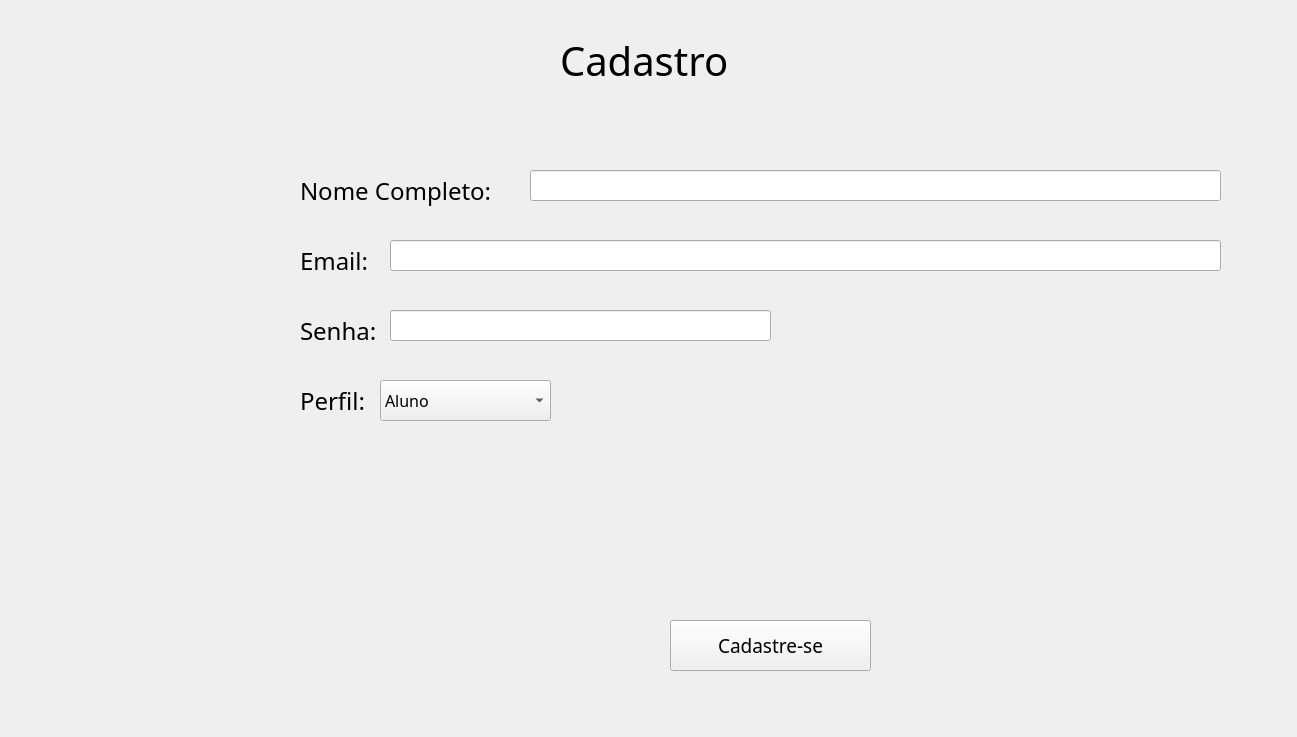
<?xml version="1.0" encoding="UTF-8"?>
<ui version="4.0">
 <class>Cadastro</class>
 <widget class="QWidget" name="Cadastro">
  <property name="geometry">
   <rect>
    <x>0</x>
    <y>0</y>
    <width>1297</width>
    <height>737</height>
   </rect>
  </property>
  <property name="sizePolicy">
   <sizepolicy hsizetype="Fixed" vsizetype="Fixed">
    <horstretch>0</horstretch>
    <verstretch>0</verstretch>
   </sizepolicy>
  </property>
  <property name="minimumSize">
   <size>
    <width>1297</width>
    <height>737</height>
   </size>
  </property>
  <property name="maximumSize">
   <size>
    <width>1297</width>
    <height>737</height>
   </size>
  </property>
  <property name="windowTitle">
   <string>Form</string>
  </property>
  <widget class="QLabel" name="faixa">
   <property name="geometry">
    <rect>
     <x>0</x>
     <y>0</y>
     <width>1297</width>
     <height>111</height>
    </rect>
   </property>
   <property name="minimumSize">
    <size>
     <width>5</width>
     <height>0</height>
    </size>
   </property>
   <property name="text">
    <string/>
   </property>
   <property name="pixmap">
    <pixmap>images_.qrc/fundofaixa.png</pixmap>
   </property>
   <property name="scaledContents">
    <bool>true</bool>
   </property>
  </widget>
  <widget class="QLabel" name="saudacao">
   <property name="geometry">
    <rect>
     <x>560</x>
     <y>20</y>
     <width>211</width>
     <height>81</height>
    </rect>
   </property>
   <property name="font">
    <font>
     <family>Biko</family>
     <pointsize>30</pointsize>
    </font>
   </property>
   <property name="text">
    <string>Cadastro</string>
   </property>
  </widget>
  <widget class="QLabel" name="label">
   <property name="geometry">
    <rect>
     <x>0</x>
     <y>110</y>
     <width>1301</width>
     <height>631</height>
    </rect>
   </property>
   <property name="text">
    <string/>
   </property>
   <property name="pixmap">
    <pixmap>images_.qrc/fundorea.png</pixmap>
   </property>
   <property name="scaledContents">
    <bool>true</bool>
   </property>
  </widget>
  <widget class="QLabel" name="label_2">
   <property name="geometry">
    <rect>
     <x>260</x>
     <y>110</y>
     <width>1041</width>
     <height>591</height>
    </rect>
   </property>
   <property name="autoFillBackground">
    <bool>true</bool>
   </property>
   <property name="text">
    <string/>
   </property>
  </widget>
  <widget class="QLabel" name="nome">
   <property name="geometry">
    <rect>
     <x>300</x>
     <y>170</y>
     <width>231</width>
     <height>41</height>
    </rect>
   </property>
   <property name="font">
    <font>
     <family>Biko</family>
     <pointsize>18</pointsize>
    </font>
   </property>
   <property name="text">
    <string>Nome Completo:</string>
   </property>
  </widget>
  <widget class="QLabel" name="email">
   <property name="geometry">
    <rect>
     <x>300</x>
     <y>240</y>
     <width>81</width>
     <height>41</height>
    </rect>
   </property>
   <property name="font">
    <font>
     <family>Biko</family>
     <pointsize>18</pointsize>
    </font>
   </property>
   <property name="text">
    <string>Email:</string>
   </property>
  </widget>
  <widget class="QLabel" name="senha">
   <property name="geometry">
    <rect>
     <x>300</x>
     <y>310</y>
     <width>91</width>
     <height>41</height>
    </rect>
   </property>
   <property name="font">
    <font>
     <family>Biko</family>
     <pointsize>18</pointsize>
    </font>
   </property>
   <property name="text">
    <string>Senha:</string>
   </property>
  </widget>
  <widget class="QLabel" name="perfil">
   <property name="geometry">
    <rect>
     <x>300</x>
     <y>380</y>
     <width>81</width>
     <height>41</height>
    </rect>
   </property>
   <property name="font">
    <font>
     <family>Biko</family>
     <pointsize>18</pointsize>
    </font>
   </property>
   <property name="text">
    <string>Perfil:</string>
   </property>
  </widget>
  <widget class="QLineEdit" name="txt_nome">
   <property name="geometry">
    <rect>
     <x>530</x>
     <y>170</y>
     <width>691</width>
     <height>31</height>
    </rect>
   </property>
  </widget>
  <widget class="QLineEdit" name="txt_email">
   <property name="geometry">
    <rect>
     <x>390</x>
     <y>240</y>
     <width>831</width>
     <height>31</height>
    </rect>
   </property>
  </widget>
  <widget class="QLineEdit" name="txt_senha">
   <property name="geometry">
    <rect>
     <x>390</x>
     <y>310</y>
     <width>381</width>
     <height>31</height>
    </rect>
   </property>
  </widget>
  <widget class="QComboBox" name="cb_perfil">
   <property name="geometry">
    <rect>
     <x>380</x>
     <y>380</y>
     <width>171</width>
     <height>41</height>
    </rect>
   </property>
   <property name="font">
    <font>
     <family>Biko</family>
     <pointsize>12</pointsize>
    </font>
   </property>
   <item>
    <property name="text">
     <string>Aluno</string>
    </property>
   </item>
   <item>
    <property name="text">
     <string>Professor</string>
    </property>
   </item>
  </widget>
  <widget class="QPushButton" name="btn_efetuarcadastro">
   <property name="geometry">
    <rect>
     <x>670</x>
     <y>620</y>
     <width>201</width>
     <height>51</height>
    </rect>
   </property>
   <property name="palette">
    <palette>
     <active>
      <colorrole role="Button">
       <brush brushstyle="SolidPattern">
        <color alpha="255">
         <red>240</red>
         <green>240</green>
         <blue>240</blue>
        </color>
       </brush>
      </colorrole>
      <colorrole role="Light">
       <brush brushstyle="SolidPattern">
        <color alpha="255">
         <red>255</red>
         <green>255</green>
         <blue>255</blue>
        </color>
       </brush>
      </colorrole>
      <colorrole role="BrightText">
       <brush brushstyle="SolidPattern">
        <color alpha="255">
         <red>255</red>
         <green>255</green>
         <blue>255</blue>
        </color>
       </brush>
      </colorrole>
      <colorrole role="ButtonText">
       <brush brushstyle="SolidPattern">
        <color alpha="255">
         <red>0</red>
         <green>0</green>
         <blue>0</blue>
        </color>
       </brush>
      </colorrole>
      <colorrole role="Base">
       <brush brushstyle="SolidPattern">
        <color alpha="255">
         <red>255</red>
         <green>255</green>
         <blue>255</blue>
        </color>
       </brush>
      </colorrole>
      <colorrole role="HighlightedText">
       <brush brushstyle="SolidPattern">
        <color alpha="255">
         <red>255</red>
         <green>255</green>
         <blue>255</blue>
        </color>
       </brush>
      </colorrole>
     </active>
     <inactive>
      <colorrole role="Button">
       <brush brushstyle="SolidPattern">
        <color alpha="255">
         <red>240</red>
         <green>240</green>
         <blue>240</blue>
        </color>
       </brush>
      </colorrole>
      <colorrole role="Light">
       <brush brushstyle="SolidPattern">
        <color alpha="255">
         <red>255</red>
         <green>255</green>
         <blue>255</blue>
        </color>
       </brush>
      </colorrole>
      <colorrole role="BrightText">
       <brush brushstyle="SolidPattern">
        <color alpha="255">
         <red>255</red>
         <green>255</green>
         <blue>255</blue>
        </color>
       </brush>
      </colorrole>
      <colorrole role="ButtonText">
       <brush brushstyle="SolidPattern">
        <color alpha="255">
         <red>0</red>
         <green>0</green>
         <blue>0</blue>
        </color>
       </brush>
      </colorrole>
      <colorrole role="Base">
       <brush brushstyle="SolidPattern">
        <color alpha="255">
         <red>255</red>
         <green>255</green>
         <blue>255</blue>
        </color>
       </brush>
      </colorrole>
      <colorrole role="HighlightedText">
       <brush brushstyle="SolidPattern">
        <color alpha="255">
         <red>255</red>
         <green>255</green>
         <blue>255</blue>
        </color>
       </brush>
      </colorrole>
     </inactive>
     <disabled>
      <colorrole role="Button">
       <brush brushstyle="SolidPattern">
        <color alpha="255">
         <red>240</red>
         <green>240</green>
         <blue>240</blue>
        </color>
       </brush>
      </colorrole>
      <colorrole role="Light">
       <brush brushstyle="SolidPattern">
        <color alpha="255">
         <red>255</red>
         <green>255</green>
         <blue>255</blue>
        </color>
       </brush>
      </colorrole>
      <colorrole role="BrightText">
       <brush brushstyle="SolidPattern">
        <color alpha="255">
         <red>255</red>
         <green>255</green>
         <blue>255</blue>
        </color>
       </brush>
      </colorrole>
      <colorrole role="ButtonText">
       <brush brushstyle="SolidPattern">
        <color alpha="255">
         <red>120</red>
         <green>120</green>
         <blue>120</blue>
        </color>
       </brush>
      </colorrole>
      <colorrole role="Base">
       <brush brushstyle="SolidPattern">
        <color alpha="255">
         <red>240</red>
         <green>240</green>
         <blue>240</blue>
        </color>
       </brush>
      </colorrole>
      <colorrole role="HighlightedText">
       <brush brushstyle="SolidPattern">
        <color alpha="255">
         <red>255</red>
         <green>255</green>
         <blue>255</blue>
        </color>
       </brush>
      </colorrole>
     </disabled>
    </palette>
   </property>
   <property name="font">
    <font>
     <family>Biko</family>
     <pointsize>14</pointsize>
    </font>
   </property>
   <property name="text">
    <string>Cadastre-se</string>
   </property>
  </widget>
  <zorder>label</zorder>
  <zorder>faixa</zorder>
  <zorder>saudacao</zorder>
  <zorder>label_2</zorder>
  <zorder>nome</zorder>
  <zorder>email</zorder>
  <zorder>senha</zorder>
  <zorder>perfil</zorder>
  <zorder>txt_nome</zorder>
  <zorder>txt_email</zorder>
  <zorder>txt_senha</zorder>
  <zorder>cb_perfil</zorder>
  <zorder>btn_efetuarcadastro</zorder>
 </widget>
 <resources/>
 <connections/>
</ui>
